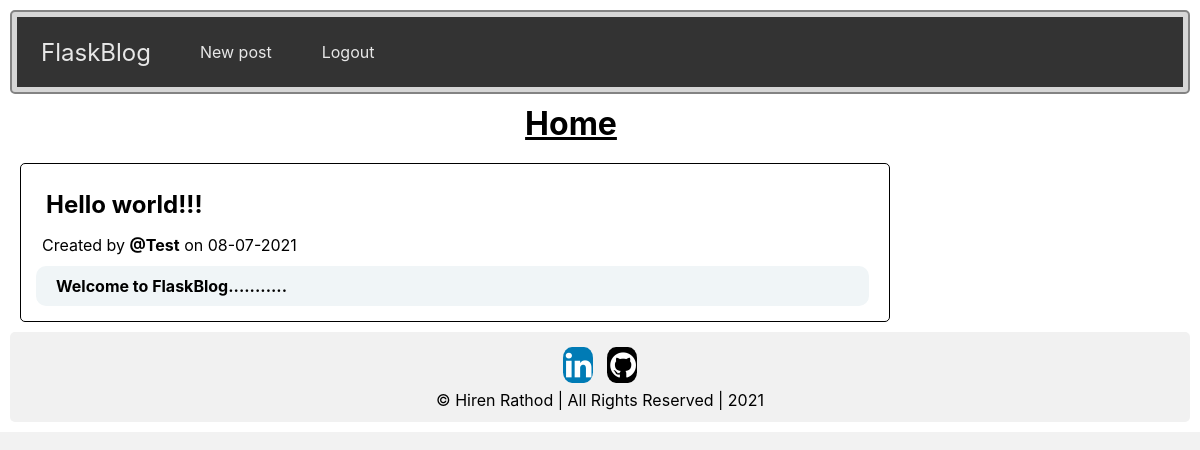
The app's page /home (signed in) with its own data.
### website/models.py (models this page shows)
class Post(db.Model):
    id = db.Column(db.Integer, primary_key=True)
    title = db.Column(db.String(100), nullable= False)
    content = db.Column(db.String(5000), nullable= False)
    created = db.Column(db.DateTime, default=datetime.now())
    user_id = db.Column(db.Integer, db.ForeignKey('user.id'), nullable= False)

class User(db.Model,UserMixin) :
    id = db.Column(db.Integer, primary_key= True)
    name = db.Column(db.String(150), nullable= False)
    email = db.Column(db.String(150), unique= True, nullable= False)
    password = db.Column(db.String(150), nullable= False)
    posts = db.relationship('Post', backref= 'author')

### website/views.py (the view)
@views.route('/')
@views.route('/home')
def home():
    posts = Post.query.order_by(Post.created.desc()).all()
    return render_template('home.html',posts = posts,user=current_user)

### website/__init__.py (called while the page is built)
def create_app():
    app = Flask(__name__)
    app.config['SECRET_KEY'] = 'Jay Yogeshwar'
    app.config['SQLALCHEMY_DATABASE_URI'] = f'sqlite:///{DB_NAME}'
    app.config['SQLALCHEMY_TRACK_MODIFICATIONS'] = False
    db.init_app(app)         #intialize the database
    from .views import views
    from .auth import auth
    from .errors import errors
    app.register_blueprint(views,url_prefix='/')
    app.register_blueprint(auth,url_prefix='/')
    app.register_blueprint(errors,url_prefix='/')
    from .models import User
    create_database(app)
    login_manager = LoginManager()
    login_manager.login_view = 'auth.login'
    login_manager.init_app(app)
    @login_manager.user_loader
    def load_user(id):
        return User.query.get(int(id))
    return app

### website/templates/home.html (shortened to what this page needs)
{% extends "base.html" %}
{% block header %}
<a href="{{ url_for('views.home') }}">
  <h1 style="text-align: center; width:75%; margin-left: 10%;">
    {% block title %}Home{% endblock %}
  </h1>
</a>
{% endblock %}
{% block content %}
{% for post in posts %}
<div class="row">
  <div class="leftcolumn">
    <div class="card">
      <a href="{{ url_for('views.post', id=post.id) }}">
        <h2>{{ post.title.capitalize() }}</h2>
      </a>
      <p>Created by <strong>@{{ post.author.name.capitalize() }}</strong> on {{ post.created.strftime('%d-%m-%Y') }}</p>
      <h4 class="content">
        {{ post.content }}
      </h4>
    </div>
  </div>
</div>
{% endfor %}
<div class="footer">
  <a href="https://in.linkedin.com/in/hiren-rathod-1b20991b6" class="fa fa-linkedin" target="blank"></a>
  <a href="https://github.com/hiren054" class="fa fa-github" target="blank"></a>
  <p>&copy Hiren Rathod | All Rights Reserved | 2021</p>
</div>
{% endblock %}

### website/static/style.css (style rules this page uses)
* { box-sizing: border-box; padding: 0; margin: 0; }
body { font-family: -apple-system, BlinkMacSystemFont, 'Segoe UI', Roboto, Oxygen, Ubuntu, Cantarell, 'Open Sans', 'Helvetica Neue', sans-serif; background-color: #ffffff; padding: 10px; }
html { height: auto; background-color: #f2f2f2 ; }
a { text-decoration: none; color: #000000; transition: background-color .5s; }
.footer { background-color: #f1f1f1; padding: 10px; text-align: center; }
div { border-radius: 5px; padding: 10px; }
.fa { padding: 3px; font-size: 30px; width: 30px; text-align: center; text-decoration: none; bottom: 0; margin: 5px 5px; border-radius: 30%; }
.fa-github { background: black; color: white; }
.fa-linkedin { background: #007bb5; color: white; }
p { padding: 1px; margin: 1px; }
.leftcolumn { float: left; width: 75%; border: 1px solid rgb(0, 0, 0); padding: 5px; padding-top: 1px; padding-left: 5px; padding-bottom: 5px; }
.card { background-color: white; padding: 5px; margin-top: 5px; margin-right: 10px; }
.card h2 { padding: 10px; margin: 5px; width: fit-content; transition: .2S; }
.card p { margin-bottom: 10px; margin-left: 10px; }
.card h4 { background-color: #f0f5f7; padding-left: 20px; padding-bottom: 10px; padding-top: 10px; width: auto; border-radius: 10px; margin-bottom: 5px; margin-left: 5px; margin-top: 5px ; display: block; }
.row:after { content: ""; display: table; clear: both; }
.content { color: #000000; text-transform: initial; }

### records on screen
Post: title "Hello world!!!", author.name "Test", created "08-07-2021", content "Welcome to FlaskBlog..........."
